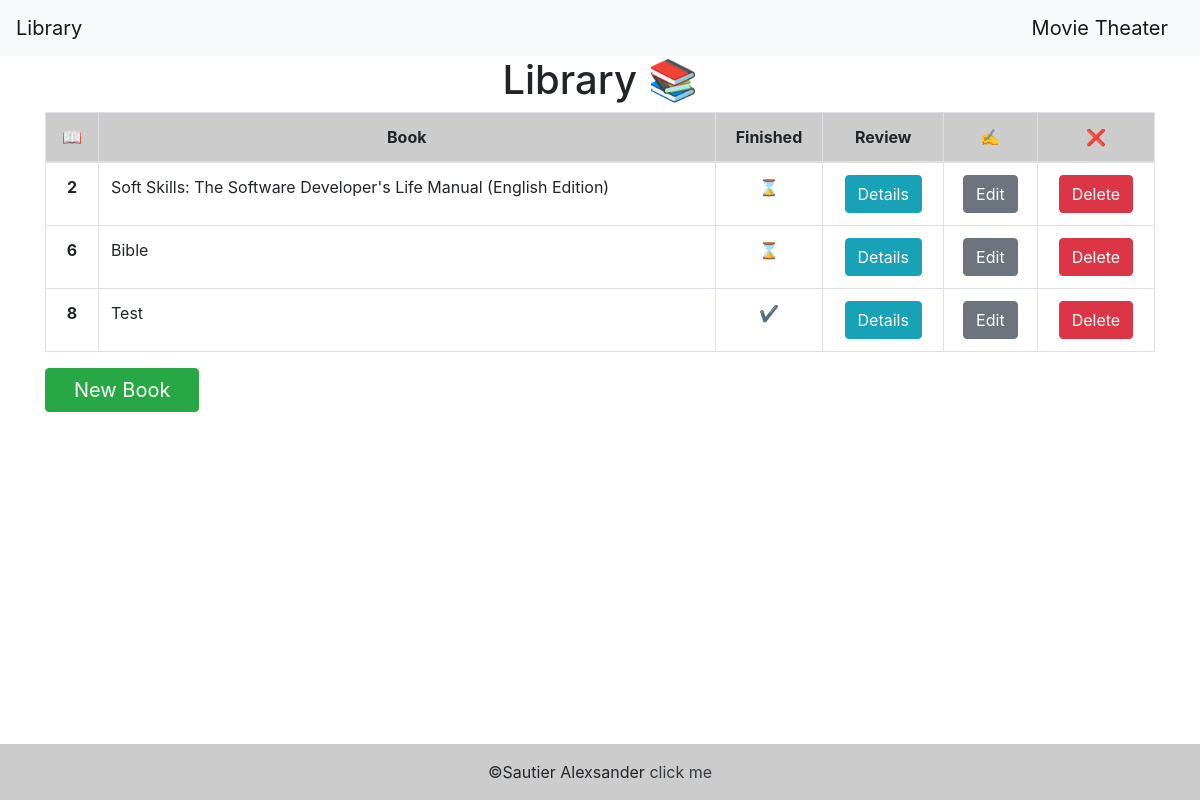
The page / on the database its author committed.
### Web_Management/models.py (models this page shows)
class Books(models.Model):
    book = models.TextField(max_length=255)
    finished = models.BooleanField(default=False)
    review = models.TextField(max_length=500)

### Web_Management/views.py (the view)
# urls.py: 2. Add a URL to urlpatterns:  path('', views.home, name='home')
def home(request):
    data = {
        'data': Books.objects.all()
    }
    return render(request, 'web_management/home.html', context=data)

### Web_Management/templates/web_management/home.html
{% extends 'web_management/base.html' %}
{% block content%}
<h1 style="text-align: center;">Library &#128218;</h1>
<div class="container">
  <table class="table table-bordered">
      <thead style="background-color: #CCCCCC;">
        <tr>
          <th scope="col" class="text-center">📖</th>
          <th scope="col" class="text-center">Book</th>
          <th scope="col" class="text-center">Finished</th>
          <th scope="col" class="text-center">Review</th>
          <th scope="col" class="text-center">✍️</th>
          <th scope="col" class="text-center">❌</th>
        </tr>
      </thead>
      <tbody>
      {% for date in data%}
        <tr>
          <th scope="row" class="text-center">{{date.id}}</th>
          <td>{{date.book}}</td>
          {% if date.finished == True%}
          <td class="text-center">✔️</td>
          {% else %}
          <td class="text-center">⌛</td>
          {% endif %}
          <td class="text-center"><button class="btn btn-info" ><a style="color: white;" href="{% url 'book_registed' date.id %}">Details</a></button></td>
          <td class="text-center"><button class="btn btn-secondary"><a style="color: white;" href="{% url 'edit' date.id %}">Edit</a></button></td>
          <td class="text-center"><button class="btn btn-danger"><a style="color: white;" href="{% url 'delete' date.id %}">Delete</a></button></td>
        </tr>
        {% endfor %}
      </tbody>
    </table>
    <td><button class="btn btn-success"><a style="color: white;" href="{% url 'new_book' %}" class="btn-lg">New Book</a></button></td>
</div>
<footer class="text-center text-lg-start fixed-bottom">
  <div class="text-center p-3" style="background-color: rgba(0, 0, 0, 0.2);">
    ©Sautier Alexsander
    <a class="text-dark" href="https://alexsanderesramos.wixsite.com/alexsandersautier">click me</a>
  </div>
</footer>
{% endblock %}

### Web_Management/templates/web_management/base.html (shortened to what this page needs)
<!doctype html>
<html lang="en">
  <head>
    <link rel="stylesheet" href="https://cdn.jsdelivr.net/npm/bootstrap@4.6.2/dist/css/bootstrap.min.css">
  </head>
  <body>
    <nav class="navbar navbar-light bg-light">
      <a class="navbar-brand" href="{% url 'home' %}">Library</a>
      <a class="navbar-brand" href="{% url 'movie' %}">Movie Theater</a>
    </nav>
    {% block content %}
    {% endblock %}
  </body>
</html>

### rows shown on the page
Books: id "2", book "Soft Skills: The Software Developer's Life Manual (English Edition)"
Books: id "6", book "Bible"
Books: id "8", book "Test"
